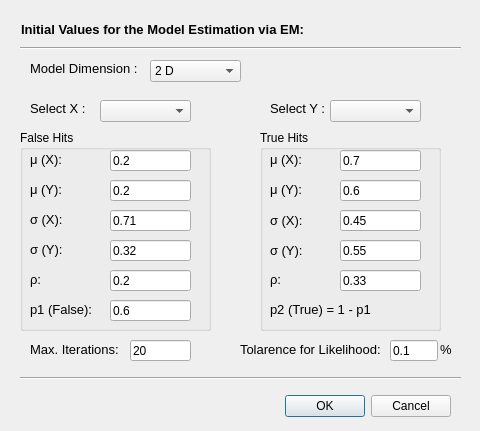
<ui version="4.0" >
 <class>mdlgEMparameters</class>
 <widget class="QDialog" name="mdlgEMparameters" >
  <property name="geometry" >
   <rect>
    <x>0</x>
    <y>0</y>
    <width>480</width>
    <height>431</height>
   </rect>
  </property>
  <property name="windowTitle" >
   <string>Initial Parameters for EM</string>
  </property>
  <widget class="QDialogButtonBox" name="buttonBox" >
   <property name="geometry" >
    <rect>
     <x>110</x>
     <y>390</y>
     <width>341</width>
     <height>32</height>
    </rect>
   </property>
   <property name="orientation" >
    <enum>Qt::Horizontal</enum>
   </property>
   <property name="standardButtons" >
    <set>QDialogButtonBox::Cancel|QDialogButtonBox::Ok</set>
   </property>
  </widget>
  <widget class="QLabel" name="label" >
   <property name="geometry" >
    <rect>
     <x>21</x>
     <y>20</y>
     <width>341</width>
     <height>18</height>
    </rect>
   </property>
   <property name="font" >
    <font>
     <pointsize>10</pointsize>
     <weight>75</weight>
     <bold>true</bold>
    </font>
   </property>
   <property name="text" >
    <string>Initial Values for the Model Estimation via EM:</string>
   </property>
  </widget>
  <widget class="Line" name="line" >
   <property name="geometry" >
    <rect>
     <x>20</x>
     <y>40</y>
     <width>441</width>
     <height>16</height>
    </rect>
   </property>
   <property name="orientation" >
    <enum>Qt::Horizontal</enum>
   </property>
  </widget>
  <widget class="Line" name="line_2" >
   <property name="geometry" >
    <rect>
     <x>20</x>
     <y>370</y>
     <width>441</width>
     <height>16</height>
    </rect>
   </property>
   <property name="orientation" >
    <enum>Qt::Horizontal</enum>
   </property>
  </widget>
  <widget class="QStackedWidget" name="mstkWidgEM" >
   <property name="geometry" >
    <rect>
     <x>10</x>
     <y>90</y>
     <width>451</width>
     <height>281</height>
    </rect>
   </property>
   <property name="frameShape" >
    <enum>QFrame::NoFrame</enum>
   </property>
   <property name="currentIndex" >
    <number>1</number>
   </property>
   <widget class="QWidget" name="page1D" >
    <widget class="QGroupBox" name="groupBox_2" >
     <property name="geometry" >
      <rect>
       <x>10</x>
       <y>40</y>
       <width>191</width>
       <height>191</height>
      </rect>
     </property>
     <property name="title" >
      <string>False Hits</string>
     </property>
     <widget class="QLabel" name="label_27" >
      <property name="geometry" >
       <rect>
        <x>30</x>
        <y>30</y>
        <width>41</width>
        <height>20</height>
       </rect>
      </property>
      <property name="font" >
       <font>
        <pointsize>10</pointsize>
       </font>
      </property>
      <property name="text" >
       <string>μ (X) :</string>
      </property>
     </widget>
     <widget class="QLineEdit" name="mLineEd1DmuF" >
      <property name="geometry" >
       <rect>
        <x>80</x>
        <y>30</y>
        <width>81</width>
        <height>21</height>
       </rect>
      </property>
      <property name="text" >
       <string>0.2</string>
      </property>
     </widget>
     <widget class="QLineEdit" name="mLineEd1DsigF" >
      <property name="geometry" >
       <rect>
        <x>80</x>
        <y>90</y>
        <width>81</width>
        <height>21</height>
       </rect>
      </property>
      <property name="text" >
       <string>0.71</string>
      </property>
     </widget>
     <widget class="QLabel" name="label_28" >
      <property name="geometry" >
       <rect>
        <x>30</x>
        <y>90</y>
        <width>41</width>
        <height>20</height>
       </rect>
      </property>
      <property name="font" >
       <font>
        <pointsize>10</pointsize>
       </font>
      </property>
      <property name="text" >
       <string>σ (X) :</string>
      </property>
     </widget>
     <widget class="QLineEdit" name="mLineEd1DpF" >
      <property name="geometry" >
       <rect>
        <x>80</x>
        <y>150</y>
        <width>81</width>
        <height>21</height>
       </rect>
      </property>
      <property name="text" >
       <string>0.6</string>
      </property>
     </widget>
     <widget class="QLabel" name="label_32" >
      <property name="geometry" >
       <rect>
        <x>10</x>
        <y>150</y>
        <width>72</width>
        <height>18</height>
       </rect>
      </property>
      <property name="font" >
       <font>
        <pointsize>10</pointsize>
       </font>
      </property>
      <property name="text" >
       <string>p1 (False):</string>
      </property>
     </widget>
    </widget>
    <widget class="QLabel" name="label_26" >
     <property name="geometry" >
      <rect>
       <x>230</x>
       <y>250</y>
       <width>141</width>
       <height>18</height>
      </rect>
     </property>
     <property name="font" >
      <font>
       <pointsize>10</pointsize>
      </font>
     </property>
     <property name="text" >
      <string>Tolarence for Likelihood:</string>
     </property>
    </widget>
    <widget class="QLabel" name="label_24" >
     <property name="geometry" >
      <rect>
       <x>20</x>
       <y>250</y>
       <width>91</width>
       <height>18</height>
      </rect>
     </property>
     <property name="font" >
      <font>
       <pointsize>10</pointsize>
      </font>
     </property>
     <property name="text" >
      <string>Max. Iterations:</string>
     </property>
    </widget>
    <widget class="QLineEdit" name="mLineEd1DTol" >
     <property name="geometry" >
      <rect>
       <x>380</x>
       <y>250</y>
       <width>48</width>
       <height>21</height>
      </rect>
     </property>
     <property name="text" >
      <string>0.1</string>
     </property>
    </widget>
    <widget class="QGroupBox" name="groupBox_4" >
     <property name="geometry" >
      <rect>
       <x>250</x>
       <y>40</y>
       <width>181</width>
       <height>191</height>
      </rect>
     </property>
     <property name="title" >
      <string>True Hits</string>
     </property>
     <widget class="QLabel" name="label_20" >
      <property name="geometry" >
       <rect>
        <x>20</x>
        <y>30</y>
        <width>41</width>
        <height>20</height>
       </rect>
      </property>
      <property name="font" >
       <font>
        <pointsize>10</pointsize>
       </font>
      </property>
      <property name="text" >
       <string>μ (X) :</string>
      </property>
     </widget>
     <widget class="QLineEdit" name="mLineEd1DmuT" >
      <property name="geometry" >
       <rect>
        <x>70</x>
        <y>30</y>
        <width>81</width>
        <height>21</height>
       </rect>
      </property>
      <property name="text" >
       <string>0.7</string>
      </property>
     </widget>
     <widget class="QLabel" name="label_21" >
      <property name="geometry" >
       <rect>
        <x>20</x>
        <y>90</y>
        <width>41</width>
        <height>20</height>
       </rect>
      </property>
      <property name="font" >
       <font>
        <pointsize>10</pointsize>
       </font>
      </property>
      <property name="layoutDirection" >
       <enum>Qt::LeftToRight</enum>
      </property>
      <property name="text" >
       <string>σ (X) :</string>
      </property>
     </widget>
     <widget class="QLineEdit" name="mLineEd1DsigT" >
      <property name="geometry" >
       <rect>
        <x>70</x>
        <y>90</y>
        <width>81</width>
        <height>21</height>
       </rect>
      </property>
      <property name="text" >
       <string>0.45</string>
      </property>
     </widget>
     <widget class="QLabel" name="label_23" >
      <property name="geometry" >
       <rect>
        <x>30</x>
        <y>150</y>
        <width>111</width>
        <height>18</height>
       </rect>
      </property>
      <property name="font" >
       <font>
        <pointsize>10</pointsize>
       </font>
      </property>
      <property name="text" >
       <string>p2 (True) = 1 - p1</string>
      </property>
     </widget>
    </widget>
    <widget class="QLineEdit" name="mLineEd1DMaxIter" >
     <property name="geometry" >
      <rect>
       <x>120</x>
       <y>250</y>
       <width>61</width>
       <height>21</height>
      </rect>
     </property>
     <property name="text" >
      <string>20</string>
     </property>
    </widget>
    <widget class="QLabel" name="label_25" >
     <property name="geometry" >
      <rect>
       <x>430</x>
       <y>250</y>
       <width>21</width>
       <height>18</height>
      </rect>
     </property>
     <property name="font" >
      <font>
       <pointsize>10</pointsize>
      </font>
     </property>
     <property name="text" >
      <string>%</string>
     </property>
    </widget>
    <widget class="QComboBox" name="mcmbBox1DX" >
     <property name="geometry" >
      <rect>
       <x>80</x>
       <y>10</y>
       <width>101</width>
       <height>22</height>
      </rect>
     </property>
    </widget>
    <widget class="QLabel" name="label_22" >
     <property name="geometry" >
      <rect>
       <x>20</x>
       <y>10</y>
       <width>61</width>
       <height>16</height>
      </rect>
     </property>
     <property name="font" >
      <font>
       <pointsize>10</pointsize>
      </font>
     </property>
     <property name="text" >
      <string>Select X :</string>
     </property>
    </widget>
   </widget>
   <widget class="QWidget" name="page2D" >
    <widget class="QLabel" name="label_15" >
     <property name="geometry" >
      <rect>
       <x>430</x>
       <y>250</y>
       <width>21</width>
       <height>18</height>
      </rect>
     </property>
     <property name="font" >
      <font>
       <pointsize>10</pointsize>
      </font>
     </property>
     <property name="text" >
      <string>%</string>
     </property>
    </widget>
    <widget class="QGroupBox" name="groupBox_3" >
     <property name="geometry" >
      <rect>
       <x>250</x>
       <y>40</y>
       <width>181</width>
       <height>201</height>
      </rect>
     </property>
     <property name="title" >
      <string>True Hits</string>
     </property>
     <widget class="QLineEdit" name="mLineEd2DmuYT" >
      <property name="geometry" >
       <rect>
        <x>80</x>
        <y>50</y>
        <width>81</width>
        <height>21</height>
       </rect>
      </property>
      <property name="text" >
       <string>0.6</string>
      </property>
     </widget>
     <widget class="QLineEdit" name="mLineEd2DsigYT" >
      <property name="geometry" >
       <rect>
        <x>80</x>
        <y>110</y>
        <width>81</width>
        <height>21</height>
       </rect>
      </property>
      <property name="text" >
       <string>0.55</string>
      </property>
     </widget>
     <widget class="QLabel" name="label_9" >
      <property name="geometry" >
       <rect>
        <x>10</x>
        <y>50</y>
        <width>91</width>
        <height>18</height>
       </rect>
      </property>
      <property name="font" >
       <font>
        <pointsize>10</pointsize>
       </font>
      </property>
      <property name="text" >
       <string>μ (Y):</string>
      </property>
     </widget>
     <widget class="QLabel" name="label_10" >
      <property name="geometry" >
       <rect>
        <x>10</x>
        <y>110</y>
        <width>80</width>
        <height>20</height>
       </rect>
      </property>
      <property name="font" >
       <font>
        <pointsize>10</pointsize>
       </font>
      </property>
      <property name="layoutDirection" >
       <enum>Qt::LeftToRight</enum>
      </property>
      <property name="text" >
       <string>σ (Y):</string>
      </property>
     </widget>
     <widget class="QLabel" name="label_4" >
      <property name="geometry" >
       <rect>
        <x>10</x>
        <y>20</y>
        <width>91</width>
        <height>18</height>
       </rect>
      </property>
      <property name="font" >
       <font>
        <pointsize>10</pointsize>
       </font>
      </property>
      <property name="text" >
       <string>μ (X):</string>
      </property>
     </widget>
     <widget class="QLineEdit" name="mLineEd2DmuXT" >
      <property name="geometry" >
       <rect>
        <x>80</x>
        <y>20</y>
        <width>81</width>
        <height>21</height>
       </rect>
      </property>
      <property name="text" >
       <string>0.7</string>
      </property>
     </widget>
     <widget class="QLabel" name="label_6" >
      <property name="geometry" >
       <rect>
        <x>10</x>
        <y>80</y>
        <width>80</width>
        <height>20</height>
       </rect>
      </property>
      <property name="font" >
       <font>
        <pointsize>10</pointsize>
       </font>
      </property>
      <property name="layoutDirection" >
       <enum>Qt::LeftToRight</enum>
      </property>
      <property name="text" >
       <string>σ (X):</string>
      </property>
     </widget>
     <widget class="QLineEdit" name="mLineEd2DsigXT" >
      <property name="geometry" >
       <rect>
        <x>80</x>
        <y>80</y>
        <width>81</width>
        <height>21</height>
       </rect>
      </property>
      <property name="text" >
       <string>0.45</string>
      </property>
     </widget>
     <widget class="QLabel" name="label_13" >
      <property name="geometry" >
       <rect>
        <x>10</x>
        <y>140</y>
        <width>41</width>
        <height>18</height>
       </rect>
      </property>
      <property name="font" >
       <font>
        <pointsize>10</pointsize>
       </font>
      </property>
      <property name="text" >
       <string>ρ:</string>
      </property>
     </widget>
     <widget class="QLineEdit" name="mLineEd2DRhoT" >
      <property name="geometry" >
       <rect>
        <x>80</x>
        <y>140</y>
        <width>81</width>
        <height>21</height>
       </rect>
      </property>
      <property name="text" >
       <string>0.33</string>
      </property>
     </widget>
     <widget class="QLabel" name="label_17" >
      <property name="geometry" >
       <rect>
        <x>10</x>
        <y>170</y>
        <width>111</width>
        <height>18</height>
       </rect>
      </property>
      <property name="font" >
       <font>
        <pointsize>10</pointsize>
       </font>
      </property>
      <property name="text" >
       <string>p2 (True) = 1 - p1</string>
      </property>
     </widget>
    </widget>
    <widget class="QLineEdit" name="mLineEd2DMaxIter" >
     <property name="geometry" >
      <rect>
       <x>120</x>
       <y>250</y>
       <width>61</width>
       <height>21</height>
      </rect>
     </property>
     <property name="text" >
      <string>20</string>
     </property>
    </widget>
    <widget class="QLineEdit" name="mLineEd2DTol" >
     <property name="geometry" >
      <rect>
       <x>380</x>
       <y>250</y>
       <width>48</width>
       <height>21</height>
      </rect>
     </property>
     <property name="text" >
      <string>0.1</string>
     </property>
    </widget>
    <widget class="QLabel" name="label_7" >
     <property name="geometry" >
      <rect>
       <x>20</x>
       <y>250</y>
       <width>91</width>
       <height>18</height>
      </rect>
     </property>
     <property name="font" >
      <font>
       <pointsize>10</pointsize>
      </font>
     </property>
     <property name="text" >
      <string>Max. Iterations:</string>
     </property>
    </widget>
    <widget class="QLabel" name="label_14" >
     <property name="geometry" >
      <rect>
       <x>230</x>
       <y>250</y>
       <width>141</width>
       <height>18</height>
      </rect>
     </property>
     <property name="font" >
      <font>
       <pointsize>10</pointsize>
      </font>
     </property>
     <property name="text" >
      <string>Tolarence for Likelihood:</string>
     </property>
    </widget>
    <widget class="QGroupBox" name="groupBox" >
     <property name="geometry" >
      <rect>
       <x>10</x>
       <y>40</y>
       <width>191</width>
       <height>201</height>
      </rect>
     </property>
     <property name="title" >
      <string>False Hits</string>
     </property>
     <widget class="QLabel" name="label_3" >
      <property name="geometry" >
       <rect>
        <x>10</x>
        <y>20</y>
        <width>91</width>
        <height>18</height>
       </rect>
      </property>
      <property name="font" >
       <font>
        <pointsize>10</pointsize>
       </font>
      </property>
      <property name="text" >
       <string>μ (X):</string>
      </property>
     </widget>
     <widget class="QLineEdit" name="mLineEd2DmuXF" >
      <property name="geometry" >
       <rect>
        <x>90</x>
        <y>20</y>
        <width>81</width>
        <height>21</height>
       </rect>
      </property>
      <property name="text" >
       <string>0.2</string>
      </property>
     </widget>
     <widget class="QLineEdit" name="mLineEd2DsigXF" >
      <property name="geometry" >
       <rect>
        <x>90</x>
        <y>80</y>
        <width>81</width>
        <height>21</height>
       </rect>
      </property>
      <property name="text" >
       <string>0.71</string>
      </property>
     </widget>
     <widget class="QLabel" name="label_5" >
      <property name="geometry" >
       <rect>
        <x>10</x>
        <y>80</y>
        <width>91</width>
        <height>18</height>
       </rect>
      </property>
      <property name="font" >
       <font>
        <pointsize>10</pointsize>
       </font>
      </property>
      <property name="text" >
       <string>σ (X):</string>
      </property>
     </widget>
     <widget class="QLabel" name="label_12" >
      <property name="geometry" >
       <rect>
        <x>10</x>
        <y>50</y>
        <width>91</width>
        <height>18</height>
       </rect>
      </property>
      <property name="font" >
       <font>
        <pointsize>10</pointsize>
       </font>
      </property>
      <property name="text" >
       <string>μ (Y):</string>
      </property>
     </widget>
     <widget class="QLineEdit" name="mLineEd2DmuYF" >
      <property name="geometry" >
       <rect>
        <x>90</x>
        <y>50</y>
        <width>81</width>
        <height>21</height>
       </rect>
      </property>
      <property name="text" >
       <string>0.2</string>
      </property>
     </widget>
     <widget class="QLabel" name="label_11" >
      <property name="geometry" >
       <rect>
        <x>10</x>
        <y>110</y>
        <width>91</width>
        <height>18</height>
       </rect>
      </property>
      <property name="font" >
       <font>
        <pointsize>10</pointsize>
       </font>
      </property>
      <property name="text" >
       <string>σ (Y):</string>
      </property>
     </widget>
     <widget class="QLineEdit" name="mLineEd2DsigYF" >
      <property name="geometry" >
       <rect>
        <x>90</x>
        <y>110</y>
        <width>81</width>
        <height>21</height>
       </rect>
      </property>
      <property name="text" >
       <string>0.32</string>
      </property>
     </widget>
     <widget class="QLineEdit" name="mLineEd2DRhoF" >
      <property name="geometry" >
       <rect>
        <x>90</x>
        <y>140</y>
        <width>81</width>
        <height>21</height>
       </rect>
      </property>
      <property name="text" >
       <string>0.2</string>
      </property>
     </widget>
     <widget class="QLabel" name="label_8" >
      <property name="geometry" >
       <rect>
        <x>10</x>
        <y>140</y>
        <width>51</width>
        <height>18</height>
       </rect>
      </property>
      <property name="font" >
       <font>
        <pointsize>10</pointsize>
       </font>
      </property>
      <property name="text" >
       <string>ρ:</string>
      </property>
     </widget>
     <widget class="QLineEdit" name="mLineEd2DpF" >
      <property name="geometry" >
       <rect>
        <x>90</x>
        <y>170</y>
        <width>81</width>
        <height>21</height>
       </rect>
      </property>
      <property name="text" >
       <string>0.6</string>
      </property>
     </widget>
     <widget class="QLabel" name="label_16" >
      <property name="geometry" >
       <rect>
        <x>10</x>
        <y>170</y>
        <width>72</width>
        <height>18</height>
       </rect>
      </property>
      <property name="font" >
       <font>
        <pointsize>10</pointsize>
       </font>
      </property>
      <property name="text" >
       <string>p1 (False):</string>
      </property>
     </widget>
    </widget>
    <widget class="QComboBox" name="mcmbBox2DX" >
     <property name="geometry" >
      <rect>
       <x>90</x>
       <y>10</y>
       <width>91</width>
       <height>22</height>
      </rect>
     </property>
    </widget>
    <widget class="QLabel" name="label_29" >
     <property name="geometry" >
      <rect>
       <x>20</x>
       <y>10</y>
       <width>61</width>
       <height>16</height>
      </rect>
     </property>
     <property name="font" >
      <font>
       <pointsize>10</pointsize>
      </font>
     </property>
     <property name="text" >
      <string>Select X :</string>
     </property>
    </widget>
    <widget class="QComboBox" name="mcmbBox2DY" >
     <property name="geometry" >
      <rect>
       <x>320</x>
       <y>10</y>
       <width>91</width>
       <height>22</height>
      </rect>
     </property>
    </widget>
    <widget class="QLabel" name="label_30" >
     <property name="geometry" >
      <rect>
       <x>260</x>
       <y>10</y>
       <width>61</width>
       <height>16</height>
      </rect>
     </property>
     <property name="font" >
      <font>
       <pointsize>10</pointsize>
      </font>
     </property>
     <property name="text" >
      <string>Select Y :</string>
     </property>
    </widget>
   </widget>
   <widget class="QWidget" name="page3D" >
    <widget class="QGroupBox" name="groupBox_6" >
     <property name="geometry" >
      <rect>
       <x>10</x>
       <y>40</y>
       <width>191</width>
       <height>181</height>
      </rect>
     </property>
     <property name="title" >
      <string>False Hits</string>
     </property>
     <widget class="QLabel" name="label_42" >
      <property name="geometry" >
       <rect>
        <x>40</x>
        <y>20</y>
        <width>41</width>
        <height>18</height>
       </rect>
      </property>
      <property name="font" >
       <font>
        <pointsize>10</pointsize>
       </font>
      </property>
      <property name="text" >
       <string>μ (X):</string>
      </property>
     </widget>
     <widget class="QLineEdit" name="mLineEd3DmuXF" >
      <property name="geometry" >
       <rect>
        <x>90</x>
        <y>20</y>
        <width>81</width>
        <height>21</height>
       </rect>
      </property>
      <property name="text" >
       <string>0.2</string>
      </property>
     </widget>
     <widget class="QLineEdit" name="mLineEd3DmuZF" >
      <property name="geometry" >
       <rect>
        <x>90</x>
        <y>100</y>
        <width>81</width>
        <height>21</height>
       </rect>
      </property>
      <property name="text" >
       <string>0.71</string>
      </property>
     </widget>
     <widget class="QLabel" name="label_43" >
      <property name="geometry" >
       <rect>
        <x>40</x>
        <y>100</y>
        <width>41</width>
        <height>18</height>
       </rect>
      </property>
      <property name="font" >
       <font>
        <pointsize>10</pointsize>
       </font>
      </property>
      <property name="text" >
       <string>μ (Z):</string>
      </property>
     </widget>
     <widget class="QLabel" name="label_44" >
      <property name="geometry" >
       <rect>
        <x>40</x>
        <y>60</y>
        <width>41</width>
        <height>18</height>
       </rect>
      </property>
      <property name="font" >
       <font>
        <pointsize>10</pointsize>
       </font>
      </property>
      <property name="text" >
       <string>μ (Y):</string>
      </property>
     </widget>
     <widget class="QLineEdit" name="mLineEd3DmuYF" >
      <property name="geometry" >
       <rect>
        <x>90</x>
        <y>60</y>
        <width>81</width>
        <height>21</height>
       </rect>
      </property>
      <property name="text" >
       <string>0.2</string>
      </property>
     </widget>
     <widget class="QLineEdit" name="mLineEd3DpF" >
      <property name="geometry" >
       <rect>
        <x>90</x>
        <y>140</y>
        <width>81</width>
        <height>21</height>
       </rect>
      </property>
      <property name="text" >
       <string>0.6</string>
      </property>
     </widget>
     <widget class="QLabel" name="label_47" >
      <property name="geometry" >
       <rect>
        <x>10</x>
        <y>140</y>
        <width>72</width>
        <height>18</height>
       </rect>
      </property>
      <property name="font" >
       <font>
        <pointsize>10</pointsize>
       </font>
      </property>
      <property name="text" >
       <string>p1 (False):</string>
      </property>
     </widget>
    </widget>
    <widget class="QLineEdit" name="mLineEd3DTol" >
     <property name="geometry" >
      <rect>
       <x>380</x>
       <y>250</y>
       <width>48</width>
       <height>21</height>
      </rect>
     </property>
     <property name="text" >
      <string>0.1</string>
     </property>
    </widget>
    <widget class="QLabel" name="label_40" >
     <property name="geometry" >
      <rect>
       <x>430</x>
       <y>250</y>
       <width>21</width>
       <height>18</height>
      </rect>
     </property>
     <property name="font" >
      <font>
       <pointsize>10</pointsize>
      </font>
     </property>
     <property name="text" >
      <string>%</string>
     </property>
    </widget>
    <widget class="QLabel" name="label_39" >
     <property name="geometry" >
      <rect>
       <x>20</x>
       <y>250</y>
       <width>91</width>
       <height>18</height>
      </rect>
     </property>
     <property name="font" >
      <font>
       <pointsize>10</pointsize>
      </font>
     </property>
     <property name="text" >
      <string>Max. Iterations:</string>
     </property>
    </widget>
    <widget class="QLineEdit" name="mLineEd3DMaxIter" >
     <property name="geometry" >
      <rect>
       <x>120</x>
       <y>250</y>
       <width>61</width>
       <height>21</height>
      </rect>
     </property>
     <property name="text" >
      <string>20</string>
     </property>
    </widget>
    <widget class="QGroupBox" name="groupBox_5" >
     <property name="geometry" >
      <rect>
       <x>250</x>
       <y>40</y>
       <width>181</width>
       <height>181</height>
      </rect>
     </property>
     <property name="title" >
      <string>True Hits</string>
     </property>
     <widget class="QLineEdit" name="mLineEd3DmuYT" >
      <property name="geometry" >
       <rect>
        <x>80</x>
        <y>60</y>
        <width>81</width>
        <height>21</height>
       </rect>
      </property>
      <property name="text" >
       <string>0.6</string>
      </property>
     </widget>
     <widget class="QLabel" name="label_33" >
      <property name="geometry" >
       <rect>
        <x>30</x>
        <y>60</y>
        <width>41</width>
        <height>18</height>
       </rect>
      </property>
      <property name="font" >
       <font>
        <pointsize>10</pointsize>
       </font>
      </property>
      <property name="text" >
       <string>μ (Y):</string>
      </property>
     </widget>
     <widget class="QLabel" name="label_35" >
      <property name="geometry" >
       <rect>
        <x>30</x>
        <y>20</y>
        <width>41</width>
        <height>18</height>
       </rect>
      </property>
      <property name="font" >
       <font>
        <pointsize>10</pointsize>
       </font>
      </property>
      <property name="text" >
       <string>μ (X):</string>
      </property>
     </widget>
     <widget class="QLineEdit" name="mLineEd3DmuXT" >
      <property name="geometry" >
       <rect>
        <x>80</x>
        <y>20</y>
        <width>81</width>
        <height>21</height>
       </rect>
      </property>
      <property name="text" >
       <string>0.7</string>
      </property>
     </widget>
     <widget class="QLabel" name="label_36" >
      <property name="geometry" >
       <rect>
        <x>30</x>
        <y>100</y>
        <width>41</width>
        <height>20</height>
       </rect>
      </property>
      <property name="font" >
       <font>
        <pointsize>10</pointsize>
       </font>
      </property>
      <property name="layoutDirection" >
       <enum>Qt::LeftToRight</enum>
      </property>
      <property name="text" >
       <string>μ (Z):</string>
      </property>
     </widget>
     <widget class="QLineEdit" name="mLineEd3DmuZT" >
      <property name="geometry" >
       <rect>
        <x>80</x>
        <y>100</y>
        <width>81</width>
        <height>21</height>
       </rect>
      </property>
      <property name="text" >
       <string>0.45</string>
      </property>
     </widget>
     <widget class="QLabel" name="label_38" >
      <property name="geometry" >
       <rect>
        <x>30</x>
        <y>140</y>
        <width>111</width>
        <height>18</height>
       </rect>
      </property>
      <property name="font" >
       <font>
        <pointsize>10</pointsize>
       </font>
      </property>
      <property name="text" >
       <string>p2 (True) = 1 - p1</string>
      </property>
     </widget>
    </widget>
    <widget class="QLabel" name="label_41" >
     <property name="geometry" >
      <rect>
       <x>230</x>
       <y>250</y>
       <width>141</width>
       <height>18</height>
      </rect>
     </property>
     <property name="font" >
      <font>
       <pointsize>10</pointsize>
      </font>
     </property>
     <property name="text" >
      <string>Tolarence for Likelihood:</string>
     </property>
    </widget>
    <widget class="QLabel" name="label_18" >
     <property name="geometry" >
      <rect>
       <x>10</x>
       <y>10</y>
       <width>291</width>
       <height>21</height>
      </rect>
     </property>
     <property name="frameShape" >
      <enum>QFrame::StyledPanel</enum>
     </property>
     <property name="frameShadow" >
      <enum>QFrame::Sunken</enum>
     </property>
     <property name="text" >
      <string>Initial ∑, 3X3 matrix will be guessed for the fitting process.</string>
     </property>
     <property name="wordWrap" >
      <bool>true</bool>
     </property>
    </widget>
   </widget>
  </widget>
  <widget class="QComboBox" name="mcmbBoxDim" >
   <property name="geometry" >
    <rect>
     <x>150</x>
     <y>60</y>
     <width>91</width>
     <height>22</height>
    </rect>
   </property>
   <property name="currentIndex" >
    <number>1</number>
   </property>
   <item>
    <property name="text" >
     <string>1 D</string>
    </property>
   </item>
   <item>
    <property name="text" >
     <string>2 D</string>
    </property>
   </item>
   <item>
    <property name="text" >
     <string>3 D</string>
    </property>
   </item>
  </widget>
  <widget class="QLabel" name="label_19" >
   <property name="geometry" >
    <rect>
     <x>30</x>
     <y>60</y>
     <width>111</width>
     <height>16</height>
    </rect>
   </property>
   <property name="font" >
    <font>
     <pointsize>10</pointsize>
    </font>
   </property>
   <property name="text" >
    <string>Model Dimension : </string>
   </property>
  </widget>
 </widget>
 <resources/>
 <connections>
  <connection>
   <sender>buttonBox</sender>
   <signal>rejected()</signal>
   <receiver>mdlgEMparameters</receiver>
   <slot>reject()</slot>
   <hints>
    <hint type="sourcelabel" >
     <x>306</x>
     <y>360</y>
    </hint>
    <hint type="destinationlabel" >
     <x>286</x>
     <y>274</y>
    </hint>
   </hints>
  </connection>
  <connection>
   <sender>mcmbBoxDim</sender>
   <signal>activated(int)</signal>
   <receiver>mstkWidgEM</receiver>
   <slot>setCurrentIndex(int)</slot>
   <hints>
    <hint type="sourcelabel" >
     <x>233</x>
     <y>68</y>
    </hint>
    <hint type="destinationlabel" >
     <x>450</x>
     <y>90</y>
    </hint>
   </hints>
  </connection>
 </connections>
</ui>
